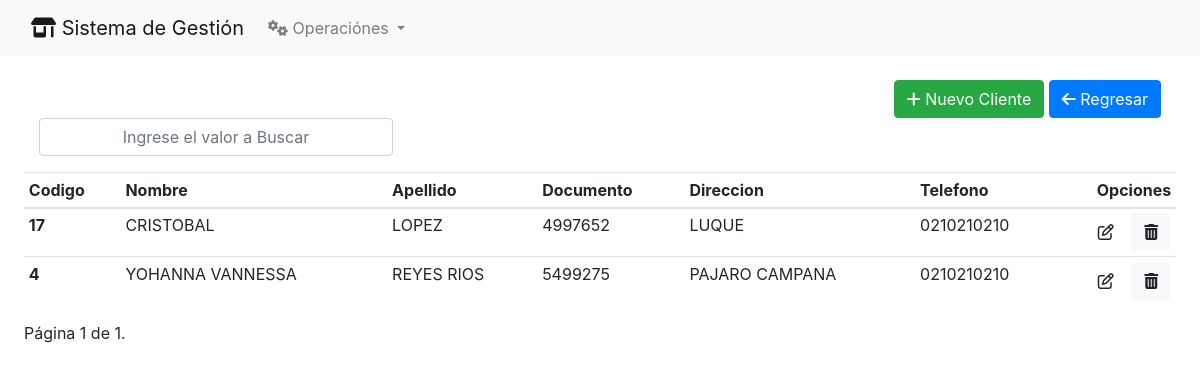
/clientes/, run on an earlier commit of the app's database.
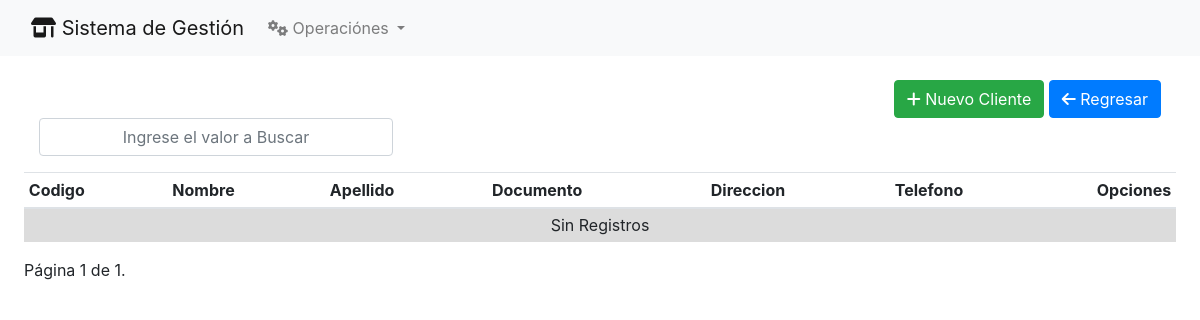
And on a later commit of the database.
### Clientes/models.py (models this page shows, shortened)
class Clientes(models.Model):
    nombre =  models.CharField(max_length = 250)
    apellido = models.CharField(max_length = 250)
    documento = models.CharField(max_length = 250, unique=True)
    direccion =  models.CharField(max_length = 250)
    telefono = models.CharField(max_length = 250)
    correo =  models.CharField(max_length = 250)
    observacion =  models.CharField(max_length = 250)
    estado =  models.CharField(max_length = 250)

### Clientes/views.py (the view)
# urls.py: path('', clientes_index, name='clientes'),
def clientes_index(request):
    clientes_list = Clientes.objects.all().order_by("nombre")
    paginator = Paginator(clientes_list, 10)
    page_number = request.GET.get('page')
    page_obj = paginator.get_page(page_number)
    final_page_number = paginator.num_pages - 1
    template = "clientes_index.html"
    context = {"titulo": "Clientes", "clientes": page_obj, "final_page_number": final_page_number}
    return render(request, template, context)

### Clientes/templates/clientes_index.html (shortened to what this page needs)
{% extends 'home.html' %}
{% block content %}
<div class="p-4">
    <div class="col d-flex justify-content-end">
        <a href="{%url 'nuevo_cliente'%}" class="btn btn-success"> <i class="fa-solid fa-plus"></i> Nuevo Cliente</a>
        <a href="{% url 'home' %}" class="btn btn-primary"> <i class="fa-solid fa-arrow-left"></i> Regresar</a>
    </div>
    <table class="table table-sm table-hover">
        <div class="col-md-4 mb-3 d-flex justify-content-end">
            <input type="text" class="form-control text-center" id="buscarCliente"
                placeholder="Ingrese el valor a Buscar">
        </div>
        <thead>
            <tr>
                <th scope="col">Codigo</th>
                <th scope="col">Nombre</th>
                <th scope="col">Apellido</th>
                <th scope="col">Documento</th>
                <th scope="col">Direccion</th>
                <th scope="col">Telefono</th>
                <th style="text-align: right;width: 10%;" scope="col">Opciones</th>
            </tr>
        </thead>
        <tbody>
            {% if clientes %}
            {% for cli in clientes %}
            <tr>
                <th scope="row"> {{cli.id}} </th>
                <td> {{cli.nombre}} </td>
                <td> {{cli.apellido}} </td>
                <td> {{cli.documento}} </td>
                <td> {{cli.direccion}} </td>
                <td> {{cli.telefono}} </td>
                <td style="text-align: right;">
                    <a href="modificar_cliente/{{cli.id}}/" class="btn btn-ligth"><i
                            class="fa-regular fa-pen-to-square"></i></a>
                    <a href="#" class="btn btn-light btn_eliminar" data-bs-toggle="modal" data-bs-target="#exampleModal"
                        data-id="{{cli.id}}">
                        <i class="fa-solid fa-trash-can"></i>
                    </a>
                </td>
            </tr>
            {% endfor %}
            {% else %}
            <tr style="background-color: gainsboro;text-align: center;">
                <td colspan="7">Sin Registros</td>
            </tr>
            {% endif %}
        </tbody>
    </table>
    <div class="pagination">
        <span class="step-links">
            <span class="current">
                P&aacute;gina {{clientes.number}} de {{clientes.paginator.num_pages}}.
            </span>
        </span>
    </div>
{% endblock %}

### Home/templates/home.html (shortened to what this page needs)
{% load bootstrap4 %}
<!DOCTYPE html>
<html lang="en">
<head>
  {% bootstrap_css %}
</head>
<body>
  <link rel="stylesheet" href="https://cdn.jsdelivr.net/npm/bootstrap-select@1.13.1/dist/css/bootstrap-select.min.css">
  <link rel="stylesheet" href="https://cdnjs.cloudflare.com/ajax/libs/font-awesome/6.5.1/css/all.min.css"
 />
  {% load sweetify %}
  {% include 'navbar.html' %}
  {% block content %}{% endblock %}
</body>
</html>

### Home/templates/navbar.html (shortened to what this page needs)
<nav class="navbar navbar-expand-lg navbar-light bg-light">
  <div class="container-fluid">
      <a class="navbar-brand" href="{% url 'home' %}"><i class="fa-solid fa-shop"></i> Sistema de Gesti&oacute;n</a>
      <div class="collapse navbar-collapse" id="navbarSupportedContent">
          <ul class="navbar-nav me-auto mb-2 mb-lg-0">
              <li class="nav-item dropdown">
                  <a class="nav-link dropdown-toggle" href="#" id="navbarDropdown" role="button"
                     data-toggle="dropdown" aria-haspopup="true" aria-expanded="false"><i class="fa-solid fa-gears"></i>
                      Operaci&oacute;nes
                  </a>
              </li>
          </ul>
      </div>
  </div>
</nav>

What changed in the data, as far as the page shows it:
removed Clientes: id "17", nombre "CRISTOBAL", apellido "LOPEZ", documento "4997652", direccion "LUQUE", telefono "0210210210"
removed Clientes: id "4", nombre "YOHANNA VANNESSA", apellido "REYES RIOS", documento "5499275", direccion "PAJARO CAMPANA", telefono "0210210210"
Also different on the page:
text now shown: "Sin Registros"
